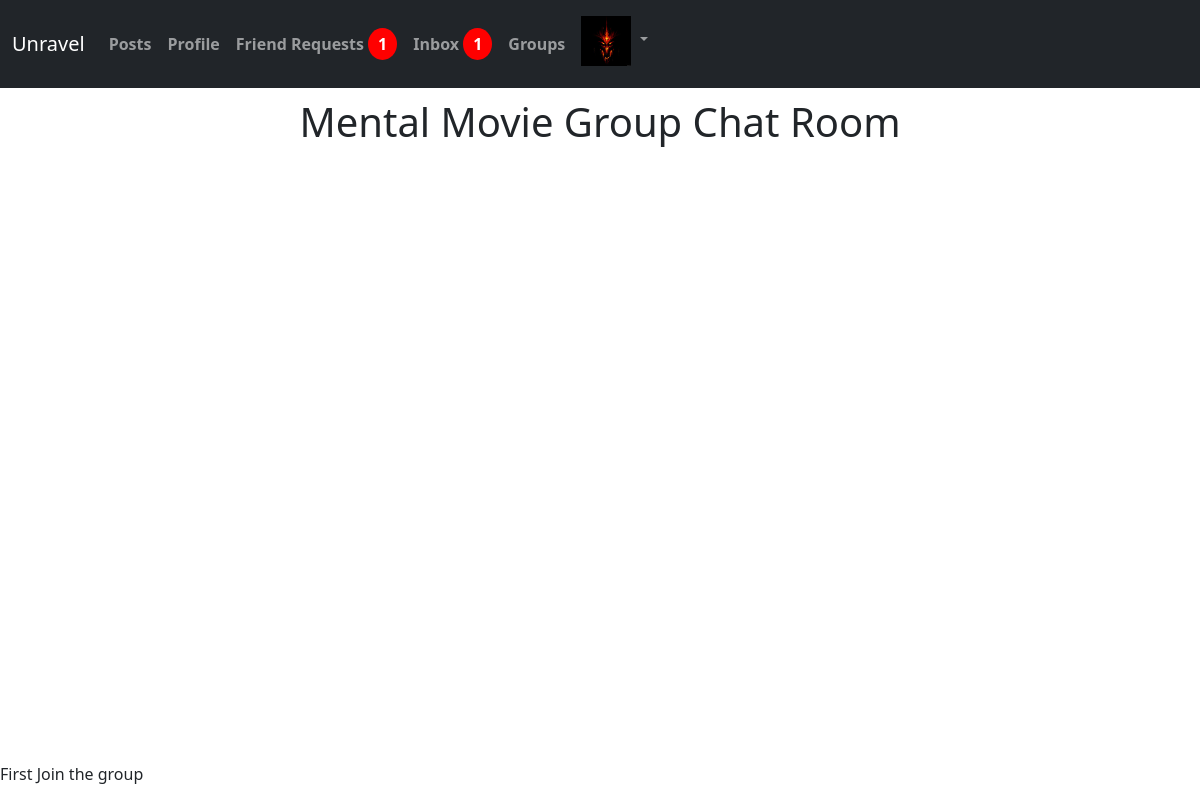
The app's page /allPost/groups/8/groupchat (signed in), older data.
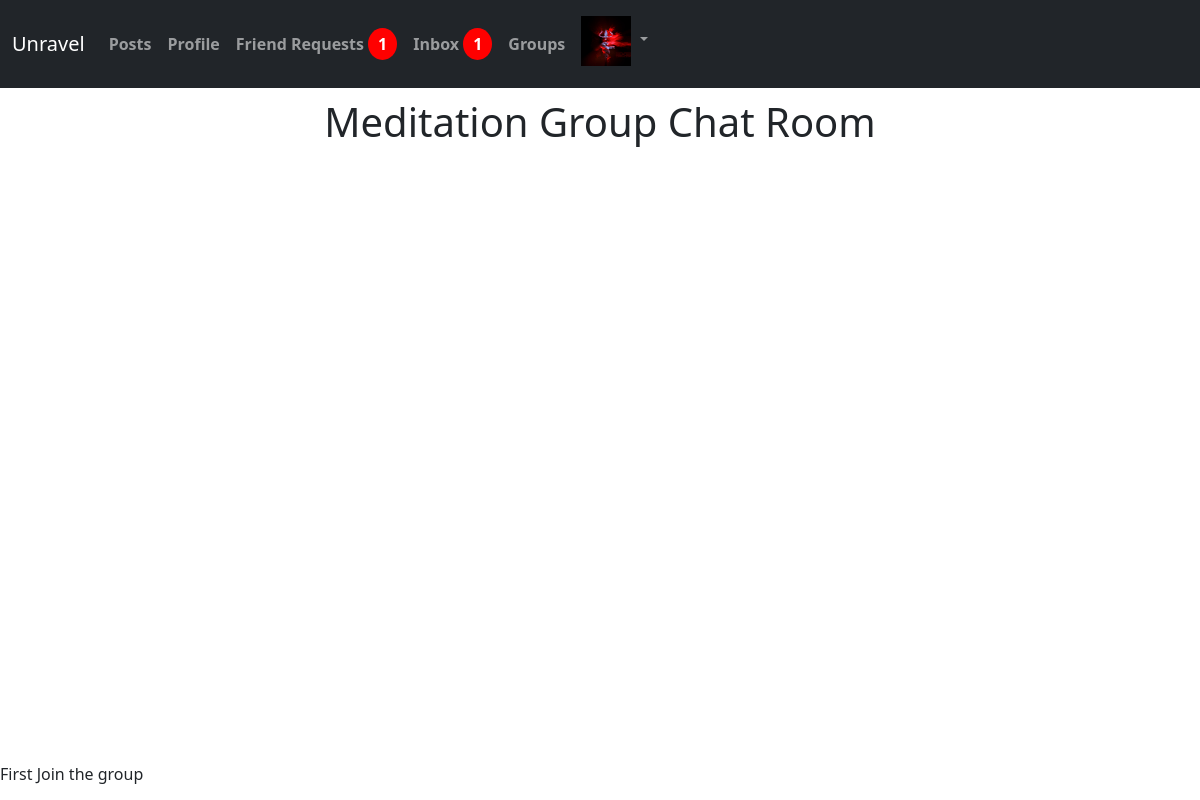
The same page, newer data.
### Profile/models.py (models this page shows, shortened)
class Profile(models.Model):
    user=models.ForeignKey(User,on_delete=models.CASCADE,related_name="profile_users")
    first_name=models.CharField(max_length=200,null=True,blank=True)
    last_name=models.CharField(max_length=200,null=True,blank=True)
    email=models.EmailField(max_length=200,null=True,blank=True)
    about=models.TextField(max_length=255,default="No description")
    background=models.ImageField(default="cover4.jpg",upload_to="Profile_background",blank=True,null=True)
    main_photo=models.ImageField(default="cover2.jpg",upload_to="Profile_main",blank=True,null=True)
    slug=models.SlugField(unique=True,blank=True)
    friends=models.ManyToManyField(User,related_name="friends",blank=True)
    created=models.DateTimeField(auto_now_add=True)
    updated=models.DateTimeField(auto_now_add=True)
    '''save method is the helper method to create dynamic slugs for names'''
    def save(self, *args, **kwargs):
        ex=False
        if self.first_name and self.last_name:
            to_slug=slugify(str(self.first_name)+""+str(self.last_name))
            ex=Profile.objects.filter(slug=to_slug).exists()
            while ex:
                to_slug=slugify(to_slug+""+str(get_random_code()))
                ex=Profile.objects.filter(slug=to_slug).exists()
        else:
            to_slug=str(self.user)
        self.slug=to_slug
        super().save(*args,**kwargs)

### Post/models.py (models this page shows)
class JoinGroup(models.Model):
    name=models.CharField(max_length=255)
    category=models.CharField(max_length=200,choices=cat)
    owner=models.ForeignKey(Profile,on_delete=models.CASCADE,related_name='owner')
    members=models.ManyToManyField(Profile,blank=True)
    description=models.TextField(blank=True,null=True)
    def __str__(self):
        return str(self.name)

### Postfront/views.py (the view)
# urls.py: path("groups/<int:id>/groupchat",getGroupchat,name="getGroupchat")
@login_required
def getGroupchat(request,id):
    group=JoinGroup.objects.get(pk=id)
    messages=GroupChat.objects.filter(group_chat=group)
    profile=Profile.objects.get(user=request.user)
    context={'group':group, 'profile':profile,'messages':messages}
    return render(request,"Postfront/groupchat.html",context)

### Profile/context_processor.py (called while the page is built)
def message_received(request):
    if request.user.is_authenticated:
        profile=Profile.objects.get(user=request.user)
        re=Message.objects.filter(recepient=profile).count()
        return {"re":re,"prof":profile}
    return {}

def invitations_no(request):
    if request.user.is_authenticated:
        profile=Profile.objects.get(user=request.user)
        no=Relationship.objects.invite_receive(profile).count()
        return {"no":no}
    return {}

### Profile/models.py (called while the page is built)
    def invite_receive(self,receiver):
        qs=Relationship.objects.filter(receiver=receiver,status='send')
        return qs

### Postfront/templates/Postfront/groupchat.html (shortened to what this page needs)
{% extends 'Postfront/base1.html' %}
{% load static %}
{% block body %}
<h1 style="display:flex;justify-content:center;text-align:center;margin-top:10px;">{{group}} Group Chat Room</h1>
<div class="groupchat my-2" style="position: relative;width:80%;margin:0 auto;height:600px;overflow-y: scroll;">
</div>
{% if profile in group.members.all %}
<div class="sendSMS my-2" style="position: relative;width:80%;margin:0 auto;height:600px;">
<form method="post" id="groupChatForm">
    <textarea id="sendsMs" style="width:100%;height:100px;"></textarea>
    <div style="display:flex;justify-content:center;text-align:center;">
    <button class="btn btn-success my-2" onClick="sendGroupMessage(`{{group.id}}`)">Send</button>
    </div>
</form>
</div>
{% else %}
First Join the group
{% endif %}
{% endblock %}

### signin/templates/signin/nav.html (shortened to what this page needs)
<nav class="navbar navbar-expand-lg navbar-dark bg-dark">
    <div class="container-fluid">
      <a class="navbar-brand" href="#">Unravel</a>
      <div class="collapse navbar-collapse" id="navbarSupportedContent">
        <ul class="navbar-nav me-auto mb-2 mb-lg-0">
          <li class="nav-item">
            <a class="nav-link my-3" aria-current="page" href="{% url 'allPosts' %}"><b>Posts</b></a>
          </li>
          <li class="nav-item">
            <a class="nav-link my-3" aria-current="page" href="{% url 'profile' %}"><b>Profile</b></a>
          </li>
          <li class="nav-item">
            <a class="nav-link my-3" aria-current="page" href="{% url 'suggestion' %}"><b>Friend Requests
              {% if no %}
              <span style="background-color:red;color:white;border-radius:50%;padding:5px 10px;"><b>{{no}}</b></span></a>
              {% else %}
              <span style="background-color:red;color:white;border-radius:50%;padding:5px 10px;"><b>0</b></span></a>
              {% endif %}
          </li>
          <li class="nav-item">
            <a class="nav-link my-3" aria-current="page" href="{% url 'inbox' %}"><b>Inbox</b>
              {% if re %}
              <span style="background-color:red;color:white;border-radius:50%;padding:5px 10px;"><b>{{re}}</b></span></a>
              {% else %}
              <span style="background-color:red;color:white;border-radius:50%;padding:5px 10px;"><b>0</b></span></a>
              {% endif %}
          </li>
          <li class="nav-item">
            <a class="nav-link my-3" href="{% url 'groups' %}"><b>Groups</b></a>
          </li>
          <li class="nav-item dropdown">
            <a class="nav-link dropdown-toggle" href="#" id="navbarDropdown" role="button" data-bs-toggle="dropdown" aria-expanded="false">
              <span><img src="{{prof.background.url}}" style="width:50px !important;height:50px !important;"></img></span>
            </a>
          </li>
        </ul>
      </div>
    </div>
  </nav>

Row changes from the older to the newer data that the page shows:
changed Profile: background: a different picture
changed JoinGroup: name "Mental Movie" → "Meditation"
